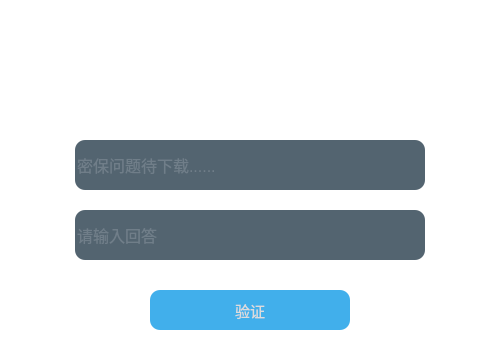
<?xml version="1.0" encoding="UTF-8"?>
<ui version="4.0">
 <class>question</class>
 <widget class="QWidget" name="question">
  <property name="geometry">
   <rect>
    <x>0</x>
    <y>0</y>
    <width>500</width>
    <height>350</height>
   </rect>
  </property>
  <property name="windowTitle">
   <string>Form</string>
  </property>
  <property name="styleSheet">
   <string notr="true">*{
background:rgb(255, 255, 255);
font-size:15px;
font-style:MingLiU-ExtB;
}
QFrame{
border:sold 10px rgba(0,0,0);
background-image: url(:/assets/loginbackground.png);
}
QLineEdit{
color:#8d98a1;
background-color:rgba(64, 83, 97, 230);
font-size:16px;
border-style:outset;
border-radius:10px;
font-style:MingLiU-ExtB;
}
QLineEdit:hover{
color:#8d98a1;
background-color:rgba(64, 83, 97, 80);
font-size:16px;
border-style:outset;
border-radius:10px;
font-style:MingLiU-ExtB;
}
QLineEdit:focus{
color:#8d98a1;
background-color:rgba(64, 83, 97, 180);
font-size:16px;
border-style:outset;
border-radius:10px;
font-style:MingLiU-ExtB;
}

QPushButton{
background:rgb(65, 175, 235);
color:rgb(220, 220, 220);
border-style:outset;
border-radius:10px;
font-style:MingLiU-ExtB;
}
QPushButton:hover{
background-color:rgba(80, 190, 250,130);
border-style:inset;
font-style:MingLiU-ExtB;
}
QPushButton:pressed{
background-color:rgba(80, 190, 250,255);
border-style:inset;
font-style:MingLiU-ExtB;
}

QPushButton#hideButton{
background: rgba(255, 255, 255, 0);
color: rgb(255, 255, 255);
font-style:MingLiU-ExtB;
}
QPushButton#hideButton:hover{
background: rgba(212, 212, 212, 100);
color: rgb(255, 255, 255);
font-style:MingLiU-ExtB;
}
QPushButton#hideButton:pressed{
background: rgba(212, 212, 212, 255);
color: rgb(255, 255, 255);
font-style:MingLiU-ExtB;
}
QPushButton#closeButton{
background: rgba(255, 255, 255, 0);
color: rgb(255, 255, 255);
font-style:MingLiU-ExtB;
}
QPushButton#closeButton:hover{
background: rgba(255, 0, 0, 100);
color: rgb(255, 255, 255);
font-style:MingLiU-ExtB;
}
QPushButton#closeButton:pressed{
background: rgba(255, 0, 0, 255);
color: rgb(255, 255, 255);
font-style:MingLiU-ExtB;
}
QCheckBox{
background:rgba(85,170,255,0);
color:white;
font-style:MingLiU-ExtB;
}
QLabel{
background:rgba(85,170,255,0);
color:white;
font-style:MingLiU-ExtB;
font-size:14px;
}
</string>
  </property>
  <widget class="QFrame" name="frame">
   <property name="geometry">
    <rect>
     <x>0</x>
     <y>0</y>
     <width>500</width>
     <height>350</height>
    </rect>
   </property>
   <property name="frameShape">
    <enum>QFrame::StyledPanel</enum>
   </property>
   <property name="frameShadow">
    <enum>QFrame::Raised</enum>
   </property>
   <widget class="QPushButton" name="closeButton">
    <property name="enabled">
     <bool>true</bool>
    </property>
    <property name="geometry">
     <rect>
      <x>470</x>
      <y>0</y>
      <width>31</width>
      <height>28</height>
     </rect>
    </property>
    <property name="text">
     <string>×</string>
    </property>
   </widget>
   <widget class="QLabel" name="label">
    <property name="geometry">
     <rect>
      <x>125</x>
      <y>40</y>
      <width>250</width>
      <height>91</height>
     </rect>
    </property>
    <property name="text">
     <string>&lt;html&gt;&lt;head/&gt;&lt;body&gt;&lt;p align=&quot;center&quot;&gt;&lt;span style=&quot; font-size:26pt; font-weight:600;&quot;&gt;找回密码&lt;/span&gt;&lt;/p&gt;&lt;p align=&quot;center&quot;&gt;&lt;span style=&quot; font-size:7pt;&quot;&gt;验证密保问题&lt;/span&gt;&lt;/p&gt;&lt;/body&gt;&lt;/html&gt;</string>
    </property>
   </widget>
   <widget class="QPushButton" name="hideButton">
    <property name="geometry">
     <rect>
      <x>440</x>
      <y>0</y>
      <width>31</width>
      <height>28</height>
     </rect>
    </property>
    <property name="text">
     <string>—</string>
    </property>
   </widget>
   <widget class="QLineEdit" name="question_2">
    <property name="geometry">
     <rect>
      <x>75</x>
      <y>140</y>
      <width>350</width>
      <height>50</height>
     </rect>
    </property>
    <property name="text">
     <string/>
    </property>
    <property name="placeholderText">
     <string>密保问题待下载......</string>
    </property>
   </widget>
   <widget class="QLineEdit" name="answer">
    <property name="geometry">
     <rect>
      <x>75</x>
      <y>210</y>
      <width>350</width>
      <height>50</height>
     </rect>
    </property>
    <property name="text">
     <string/>
    </property>
    <property name="placeholderText">
     <string>请输入回答</string>
    </property>
   </widget>
   <widget class="QPushButton" name="confirmButton">
    <property name="geometry">
     <rect>
      <x>150</x>
      <y>290</y>
      <width>200</width>
      <height>40</height>
     </rect>
    </property>
    <property name="text">
     <string>验证</string>
    </property>
   </widget>
  </widget>
 </widget>
 <resources/>
 <connections/>
</ui>
